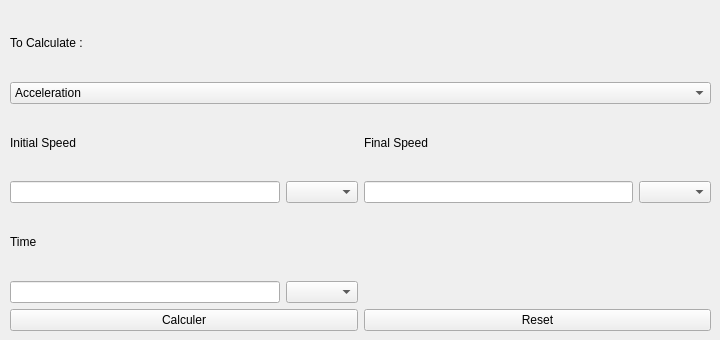
      <widget class="QWidget" name="tab_10">
       <attribute name="title">
        <string>Speed Difference</string>
       </attribute>
       <widget class="QWidget" name="">
        <property name="geometry">
         <rect>
          <x>10</x>
          <y>10</y>
          <width>701</width>
          <height>321</height>
         </rect>
        </property>
        <layout class="QGridLayout" name="gridLayout_25">
         <item row="0" column="0" colspan="2">
          <layout class="QVBoxLayout" name="verticalLayout_10">
           <item>
            <widget class="QLabel" name="label_19">
             <property name="text">
              <string>To Calculate :</string>
             </property>
            </widget>
           </item>
           <item>
            <widget class="QComboBox" name="acceleration_choiceSpeedDifference">
             <item>
              <property name="text">
               <string>Acceleration</string>
              </property>
             </item>
             <item>
              <property name="text">
               <string>Initial Speed</string>
              </property>
             </item>
             <item>
              <property name="text">
               <string>Final Speed</string>
              </property>
             </item>
             <item>
              <property name="text">
               <string>Time</string>
              </property>
             </item>
            </widget>
           </item>
          </layout>
         </item>
         <item row="1" column="0">
          <layout class="QGridLayout" name="gridLayout_22">
           <item row="0" column="0">
            <widget class="QLabel" name="acceleration_inputLabel1">
             <property name="text">
              <string>Initial Speed</string>
             </property>
            </widget>
           </item>
           <item row="1" column="0">
            <widget class="QLineEdit" name="acceleration_input1"/>
           </item>
           <item row="1" column="1">
            <widget class="QComboBox" name="acceleration_inputUnit1"/>
           </item>
          </layout>
         </item>
         <item row="1" column="1">
          <layout class="QGridLayout" name="gridLayout_24">
           <item row="0" column="0">
            <widget class="QLabel" name="acceleration_inputLabel2">
             <property name="text">
              <string>Final Speed</string>
             </property>
            </widget>
           </item>
           <item row="1" column="0">
            <widget class="QLineEdit" name="acceleration_input1_2"/>
           </item>
           <item row="1" column="1">
            <widget class="QComboBox" name="acceleration_inputUnit2"/>
           </item>
          </layout>
         </item>
         <item row="2" column="0">
          <layout class="QGridLayout" name="gridLayout_23">
           <item row="1" column="0">
            <widget class="QLineEdit" name="acceleration_input1_3"/>
           </item>
           <item row="0" column="0">
            <widget class="QLabel" name="acceleration_inputLabel3">
             <property name="text">
              <string>Time</string>
             </property>
            </widget>
           </item>
           <item row="1" column="1">
            <widget class="QComboBox" name="acceleration_inputUnit3"/>
           </item>
          </layout>
         </item>
         <item row="3" column="0" colspan="2">
          <layout class="QHBoxLayout" name="horizontalLayout_5">
           <item>
            <widget class="QPushButton" name="acceleration_calc">
             <property name="text">
              <string>Calculer</string>
             </property>
            </widget>
           </item>
           <item>
            <widget class="QPushButton" name="acceleration_reset">
             <property name="text">
              <string>Reset</string>
             </property>
            </widget>
           </item>
          </layout>
         </item>
        </layout>
       </widget>
      </widget>
